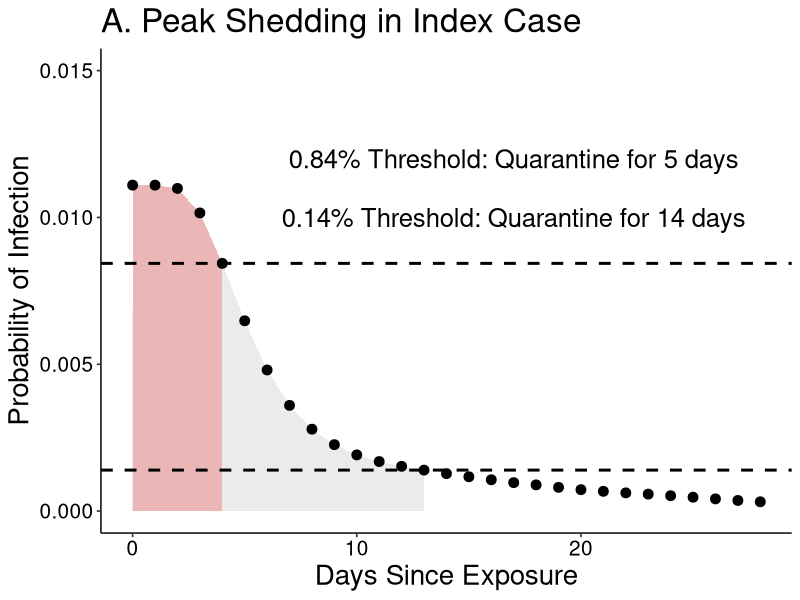
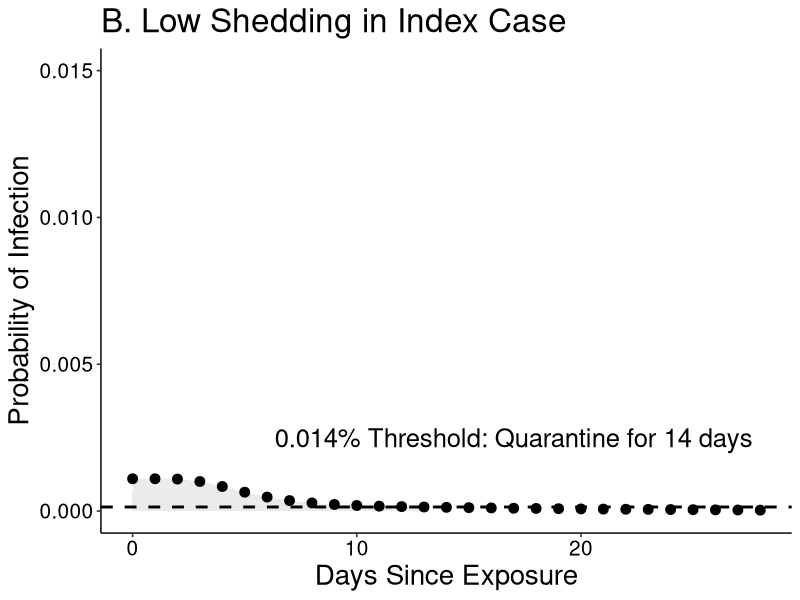
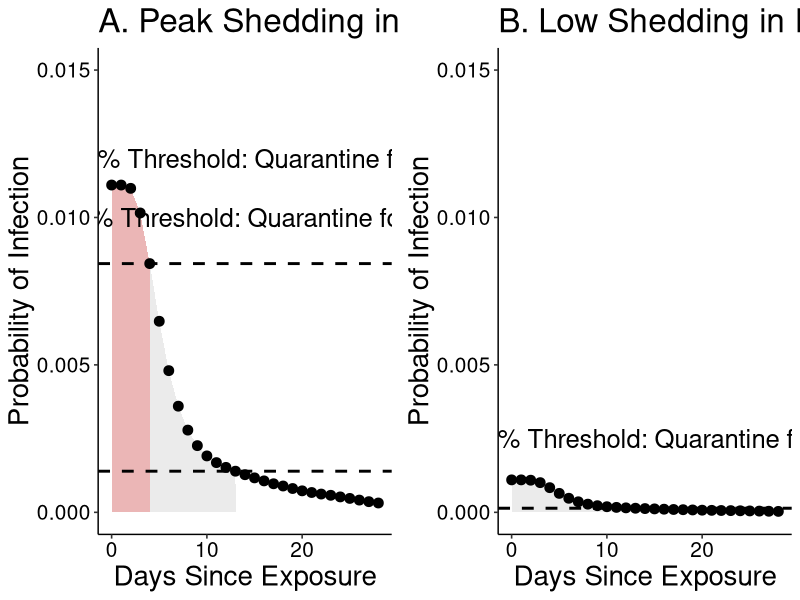
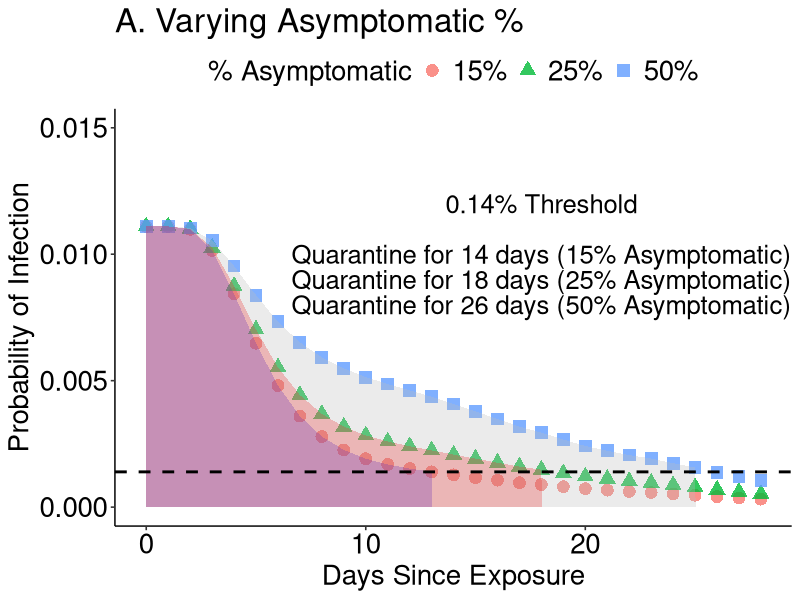
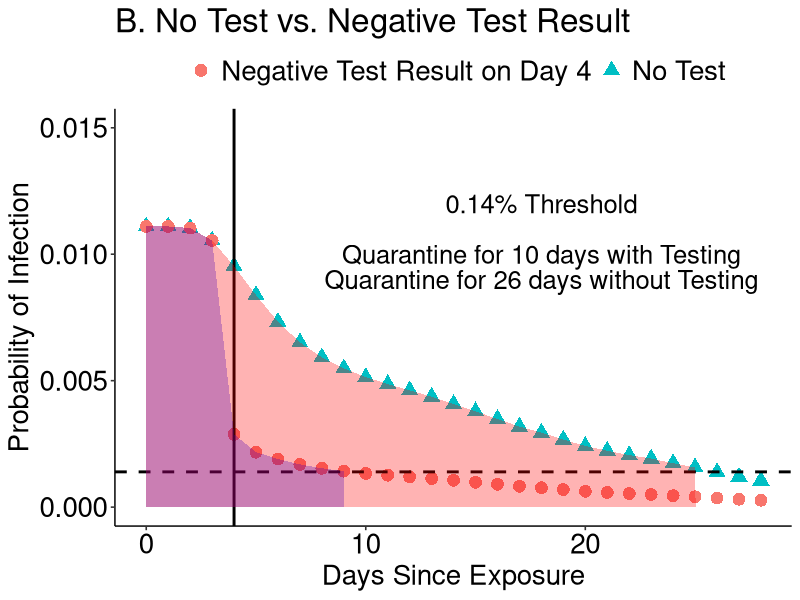
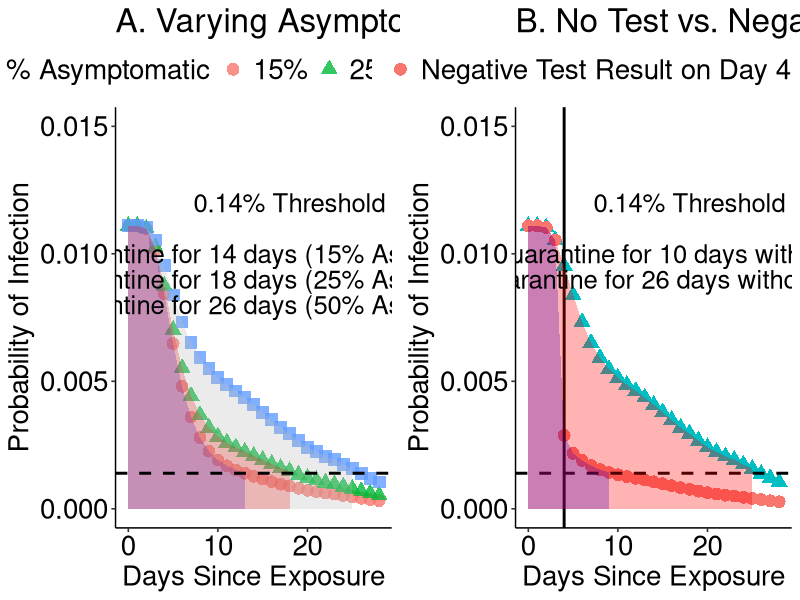

Recreate these plots in R, in order.
#peak shedding in index case

#read in data from logic tables where 1st column
#is the discount on risk of getting sick under ideal testing to find
#asymptomatics as soon as they start shedding and column 2 is the
#probability that asymptomatics have finished shedding (from exposure, shedding
#starts 3 days pre what would be symptom onset)

risk.discount<-read.csv('risk_discount_data.csv')

figure2<-read.csv('figure2_data.csv')


#initial risk

#highest risk individual 15 min close contact
high<-0.0111

#lowest risk individual, 15 min close contact
low<-0.0011

risk.start<-c(high,low)

#fraction expected to be asymptomatic
fraction.asymptomatic<-c(0.15,0.25,0.50)

for (j in 1:length(risk.start)){
  
  for (i in 1:length(fraction.asymptomatic)){
    
    combined.discount<-1-(1-fraction.asymptomatic[i])*(1-risk.discount$discount)-fraction.asymptomatic[i]*risk.discount$asymp
    
    risks<-risk.start[j]*combined.discount
    days<-1:length(risks)
    
    if (i==1 & j==1){
      frame<-data.frame(risks=risks,days=days,risk.start=risk.start[j],fraction.asymptomatic=fraction.asymptomatic[i])
    }else{
      frametemp<-data.frame(risks=risks,days=days,risk.start=risk.start[j],fraction.asymptomatic=fraction.asymptomatic[i])
      frame<-rbind(frame,frametemp)
    }
  }
}

frame$days<-frame$days-1

require(ggplot2)
require(ggpubr)

subframe<-frame[frame$fraction.asymptomatic==0.15,]
subframe$quarantine1<-rep(NA,length(subframe$risks))
subframe$quarantine1<-subframe$risks<=0.01
subframe$quarantine2<-rep(NA,length(subframe$risks))
subframe$quarantine2<-subframe$risks<=0.03

#------------------------------------- figure 1 ------------------------------------------------------------

subframe1<-subframe[subframe$risk.start==high & subframe$days<=4,]
#tempframe<-data.frame(risks=0.001,days=6.85,risk.start=high,fraction.asymptomatic=0.15,quarantine1=FALSE,quarantine2=FALSE)
#subframe1<-rbind(subframe1,tempframe)
subframe3<-subframe[subframe$risk.start==high & subframe$days<=13,]
A<-ggplot(subframe[subframe$risk.start==high,],aes(x=days,y=risks))+
  geom_area(data=subframe1,aes(x = ifelse(days<=4 , days, 0)),fill="red",alpha=0.3)+
  geom_area(data=subframe3,aes(x = ifelse(days<=13 , days, 0)),fill="grey",alpha=0.3)+
  geom_point(size=3)+
  geom_hline(yintercept=8.435669e-03,linetype="dashed",size=1)+
  geom_hline(yintercept=1.394392e-03,linetype="dashed",size=1)+
  scale_colour_discrete(name="Scenario",labels=c("Peak Shedding in Index Case","Low Shedding in Index Case"))+
  scale_x_continuous(name="Days Since Exposure")+
  scale_y_continuous(name="Probability of Infection",limits = c(0, 0.015))+
  annotate("text",x=17,y=0.012,label="0.84% Threshold: Quarantine for 5 days",size=6.5)+
  annotate("text",x=17,y=0.010,label="0.14% Threshold: Quarantine for 14 days",size=6.5)+
  theme_pubr()+theme(axis.title.x = element_text(size=20),axis.title.y = element_text(size=20),title = element_text(size=20),
                     axis.text=element_text(size=15))+
  ggtitle("A. Peak Shedding in Index Case")
A

subframe5<-subframe[subframe$risk.start==low & subframe$days<=13,]
B<-ggplot(subframe[subframe$risk.start==low,],aes(x=days,y=risks))+
  geom_area(data=subframe5,aes(x = ifelse(days<=13 , days, 0)),fill="grey",alpha=0.3)+
  geom_point(size=3)+
  geom_hline(yintercept=1.381830e-04,linetype="dashed",size=1)+
  scale_colour_discrete(name="Scenario",labels=c("Peak Shedding in Index Case","Low Shedding in Index Case"))+
  scale_x_continuous(name="Days Since Exposure")+
  scale_y_continuous(name="Probability of Infection",limits = c(0, 0.015))+
  annotate("text",x=17,y=0.0025,label="0.014% Threshold: Quarantine for 14 days",size=6.5)+
  theme_pubr()+theme(axis.title.x = element_text(size=20),axis.title.y = element_text(size=20),title=element_text(size=20),
                     axis.text=element_text(size=15))+
  ggtitle("B. Low Shedding in Index Case")
B
windows()
ggarrange(A,B)



#------------------------------------ figure 2 -------------------------------------------------------------

subframe6<-frame[frame$risk.start==high & frame$days<=18 & frame$fraction.asymptomatic==0.25,]

subframe7<-frame[frame$risk.start==high & frame$days<=25 & frame$fraction.asymptomatic==0.5,]

A.2<-ggplot(frame[frame$risk.start==high,],aes(x=days,y=risks))+
  geom_point(aes(shape=as.character(fraction.asymptomatic),colour=as.character(fraction.asymptomatic)),size=4,alpha=0.8)+
  geom_area(data=subframe3,aes(x = ifelse(days<=13 , days, 0)),fill="blue",alpha=0.3)+
  geom_area(data=subframe6,aes(x = ifelse(days<=18 , days, 0)),fill="red",alpha=0.3)+
  geom_area(data=subframe7,aes(x = ifelse(days<=25 , days, 0)),fill="grey",alpha=0.3)+
  scale_shape_discrete(name="% Asymptomatic",labels=c("15%", "25%", "50%"))+
  scale_colour_discrete(name="% Asymptomatic",labels=c("15%", "25%", "50%"))+
  scale_x_continuous(name="Days Since Exposure")+
  scale_y_continuous(name="Probability of Infection",limits = c(0, 0.015))+
  geom_hline(yintercept=1.394392e-03,linetype="dashed",size=1)+
  annotate("text",x=18,y=0.012,label="0.14% Threshold",size=6.5)+
  annotate("text",x=18,y=0.010,label="Quarantine for 14 days (15% Asymptomatic)",size=6.5)+
  annotate("text",x=18,y=0.009,label="Quarantine for 18 days (25% Asymptomatic)",size=6.5)+
  annotate("text",x=18,y=0.008,label="Quarantine for 26 days (50% Asymptomatic)",size=6.5)+
  theme_pubr()+theme(axis.title.x = element_text(size=20),axis.title.y = element_text(size=20),
                     legend.text = element_text(size=20), legend.title=element_text(size=20),
                     axis.text=element_text(size=20),title=element_text(size=20))+
  ggtitle("A. Varying Asymptomatic %")

windows()
A.2

#negative test scenario
days<-c(frame$days[frame$risk.start==high & frame$fraction.asymptomatic==0.5],figure2$Days)
risks<-c(frame$risks[frame$risk.start==high & frame$fraction.asymptomatic==0.5],figure2$Risktest)
type<-c(rep("No test",length(frame$days[frame$risk.start==high & frame$fraction.asymptomatic==0.5])),
        rep("Negative Test Result",length(figure2$Days)))
frame2<-data.frame(days=days,risks=risks,type=type)


subframe8<-frame2[frame2$type=="Negative Test Result" & frame2$days<=9,]

windows()
B.2<-ggplot(data=frame2)+geom_point(aes(x=days,y=risks,group=type,colour=type,shape=type),size=4)+
    geom_hline(yintercept=1.394392e-03,linetype="dashed",size=1)+
    geom_vline(xintercept=4,linetype="solid",size=1)+
    geom_area(data=subframe8,aes(x = ifelse(days<=9 , days, 0),y=risks),fill="blue",alpha=0.3)+
    geom_area(data=subframe7,aes(x = ifelse(days<=25 , days, 0),y=risks),fill="red",alpha=0.3)+
    theme_pubr()+theme(axis.title.x = element_text(size=20),axis.title.y = element_text(size=20),
                   legend.text = element_text(size=20), legend.title=element_text(size=20),
                   axis.text=element_text(size=20),title=element_text(size=20))+
    annotate("text",x=18,y=0.012,label="0.14% Threshold",size=6.5)+
    annotate("text",x=18,y=0.010,label="Quarantine for 10 days with Testing",size=6.5)+
    annotate("text",x=18,y=0.009,label="Quarantine for 26 days without Testing",size=6.5)+
    scale_colour_discrete(name="",labels=c("Negative Test Result on Day 4","No Test"))+
    scale_shape_discrete(name="",labels=c("Negative Test Result on Day 4","No Test"))+
    scale_x_continuous(name="Days Since Exposure")+
    scale_y_continuous(name="Probability of Infection",limits = c(0, 0.015))+
    ggtitle("B. No Test vs. Negative Test Result")


windows()
B.2

windows()
ggarrange(A.2,B.2)

